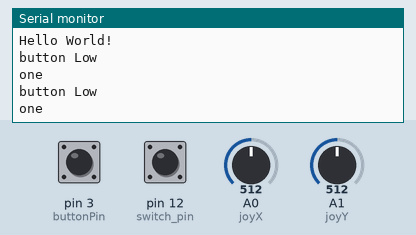
Recording of a sketch running on a simulated Arduino Uno, built with avr-gcc and run on an emulated ATmega328P. Shown: the last lines printed to the serial monitor. The inputs (shaded band) are chosen by the test bench; at power-on: pin 3 (buttonPin) LOW, pin 12 (switch_pin) LOW, A0 (joyX) = 512, A1 (joyY) = 512.

Above: at 2.1 s.
2.2 s: pin 3 (buttonPin) pulled HIGH for 1.5 s
At 3.8 s:
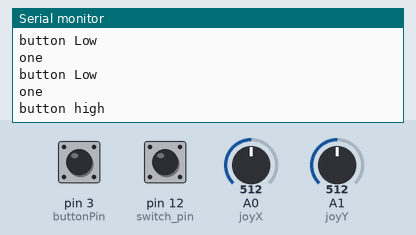
5.2 s: pin 12 (switch_pin) pulled HIGH for 1.5 s
At 6.0 s:
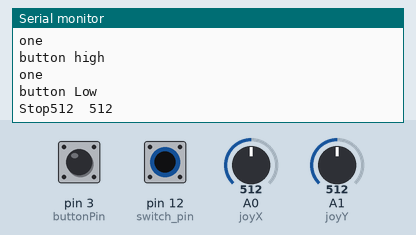

Measured:
- after the input at 2.2 s, the serial monitor: prints a new line after 0.36 s (image 1)
- after the input at 5.2 s, the serial monitor: prints a new line after 0.63 s (image 2)

The sketch:

Controller.ino
```cpp
#define joyX A0
#define joyY A1
#include <SoftwareSerial.h>

void Analog(int xValue, int yValue);


SoftwareSerial mySerial(2, 9);
int input1 = 0;
int input2 = 0;
int switch_pin = 12;
int buttonPin = 3;     // the number of the pushbutton pin

int state = 0;
int buttonState = 0;         // variable for reading the pushbutton status

String d = "";

void setup() {
  pinMode(switch_pin, INPUT);
  pinMode(buttonPin, INPUT);

  Serial.begin(9600);
  /*while (!Serial) {
    ;
  {*/
  Serial.println("Hello World!");
  mySerial.begin(9600);
}


void loop() {
  buttonState = digitalRead(buttonPin);
  delay(50);
  if (buttonState == HIGH) {
    Serial.println("button high"); // dance
    input1 = 6;
    input2 = 0;
    delay(2000);
  }
  else {
    Serial.println("button Low"); // nothing
  }

  if(digitalRead(switch_pin) == HIGH){
    state = 0;
  }
  else {
    state = 1;
  }

  int xValue = analogRead(joyX);
  int yValue = analogRead(joyY);
  mySerial.print(input1);
  mySerial.print(input2);
//  Serial.print("input      ");
//  Serial.print(input);
  //mySerial.print("  ");
  // mySerial.println(yValue);
  //delay(100);
if (state == 0) {
  Analog(xValue, yValue);
  Serial.print(d);
  Serial.print(xValue);
  Serial.print("  ");
  Serial.println(yValue);


}

if (state == 1) {
  Serial.println("one"); // follow
  input1 = 7;
  input2 = 0;
  delay(1000);
  }
  mySerial.print(input1);
  mySerial.print(input2);
  delay(200);
}

void Analog(int xValue, int yValue) {

  if (xValue >= 540) {
    if (yValue > 200 and yValue < 800) {
      input1 = 1;
      input2 = 0;
      d = "Forward";
    }
    else if (yValue <= 200) {
      input1 = 1;
      input2 = 7;
      d = "ForwardL";
      }
    else if (yValue >= 800) {
      input1 = 1;
      input2 = 8;
      d = "ForwardR";
      }
  }


  if (xValue <= 480) {
    if (yValue > 200 and yValue < 800) {
      input1 = 2;
      input2 = 0;
      d = "Backward";
      }

    else if (yValue <= 200) {
      input1 = 2;
      input2 = 8;
      d = "BackwardL";
      }
    else if (yValue >= 800){
      input1 = 2;
      input2 = 9;
      d = "BackwardR";
      }
  }

  if (xValue > 480 and xValue < 540 and yValue > 480 and yValue < 540){
    input1 = 3;
    input2 = 0;
    d = "Stop";
    }

  if (yValue >= 540) {
    if (xValue > 200 and xValue < 800){
      input1 = 4;
      input2 = 0;
      d = "Right";
    }
  }

  if (yValue <= 480) {
    if (xValue > 200 and xValue < 800){
      input1 = 5;
      input2 = 0;
      d = "Left";
    }
  }
}
```
